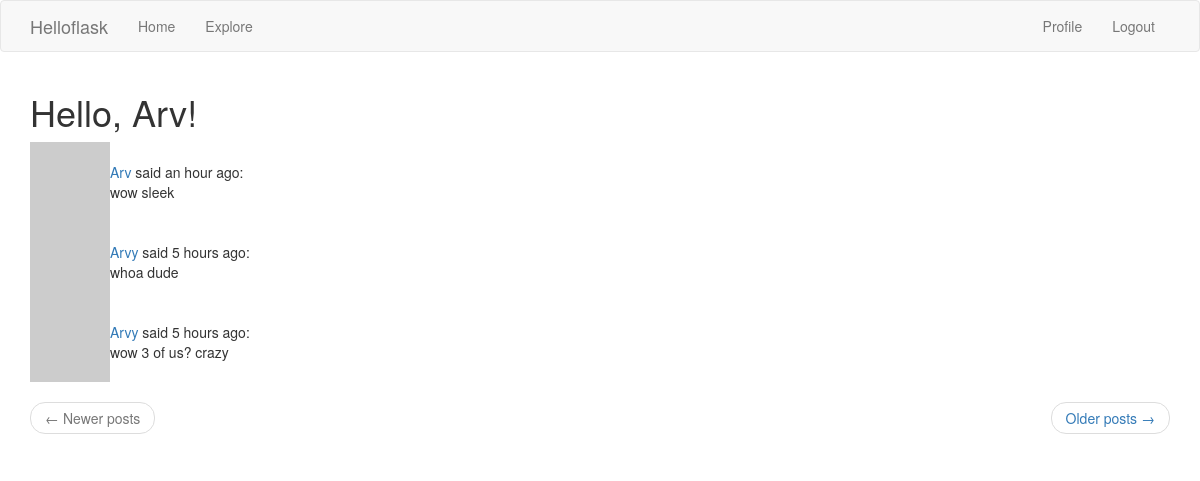
Page /explore (signed in) on the committed database.
### app/models.py (models this page shows, shortened)
class User(UserMixin, db.Model):
	id = db.Column(db.Integer, primary_key=True)
	username = db.Column(db.String(64), index=True, unique=True)
	email = db.Column(db.String(120), index=True, unique=True)
	about_me = db.Column(db.String(40))
	last_seen = db.Column(db.DateTime, default=datetime.utcnow)
	password_hash = db.Column(db.String(128))
	posts = db.relationship('Post', backref='author', lazy='dynamic')
	followed = db.relationship(
		'User', secondary=followers,
		primaryjoin=(followers.c.follower_id == id),
		secondaryjoin=(followers.c.followed_id == id),
		backref=db.backref('followers', lazy='dynamic'), lazy='dynamic')
	def avatar(self, size):
		digest = md5(self.email.lower().encode('utf-8')).hexdigest()
		return 'https://www.gravatar.com/avatar/{}?d=identicon&s={}'.format(digest, size)

class Post(db.Model):
	id = db.Column(db.Integer, primary_key = True)
	body = db.Column(db.String(140))
	timestamp = db.Column(db.DateTime, index=True, default=datetime.utcnow)
	user_id = db.Column(db.Integer, db.ForeignKey('user.id'))

### app/main/routes.py (the view)
@bp.route('/explore')
@login_required
def explore():
	page = request.args.get('page', 1, type=int)
	posts = Post.query.order_by(Post.timestamp.desc()).paginate(
		page, current_app.config['POSTS_PER_PAGE'], False)
	next_url = url_for('main.explore', page=posts.next_num) if posts.has_next else None
	prev_url = url_for('main.explore', page=posts.prev_num) if posts.has_prev else None
	return render_template('index.html', title='Explore', posts=posts.items,
		next_url=next_url, prev_url=prev_url)

### app/main/routes.py (called while the page is built)
@bp.before_request
def before_request():
	if current_user.is_authenticated:
		current_user.last_seen = datetime.utcnow()
		db.session.commit()

### app/models.py (called while the page is built)
@login.user_loader
def load_user(id):
	return User.query.get(int(id))

### app/templates/index.html (shortened to what this page needs)
{% extends "base.html" %}
{% import 'bootstrap/wtf.html' as wtf %}
{% block app_content %}
    <h1>Hello, {{ current_user.username }}!</h1>
    {% for post in posts %}
        {% include '_post.html' %}
    {% endfor %}
    <nav aria-label="...">
        <ul class="pager">
            <li class="previous{% if not prev_url %} disabled{% endif %}">
                <a href="{{ prev_url or '#' }}">
                    <span aria-hidden="true">&larr;</span> Newer posts
                </a>
            </li>
            <li class="next{% if not next_url %} disabled{% endif %}">
                <a href="{{ next_url or '#' }}">
                    Older posts <span aria-hidden="true">&rarr;</span>
                </a>
            </li>
        </ul>
    </nav>
{% endblock %}

### app/templates/_post.html (shortened to what this page needs)
<table>
    <tr>
        <td width="70px">
        	<a href="{{ url_for('main.user', username=post.author.username) }}">
                <img src="{{ post.author.avatar(36) }}">
        </td>
        <td>
            <a href="{{ url_for('main.user', username=post.author.username) }}">
                {{ post.author.username }}
            </a>
            said {{ moment(post.timestamp).fromNow() }}:
            <br>
            {{ post.body }}
        </td>
    </tr>
</table>

### rows in the picture
User: username "Arv"
Post: author.username "Arv", timestamp "an hour ago", body "wow sleek"
Post: author.username "Arvy", timestamp "5 hours ago", body "whoa dude"
Post: author.username "Arvy", timestamp "5 hours ago", body "wow 3 of us? crazy"
